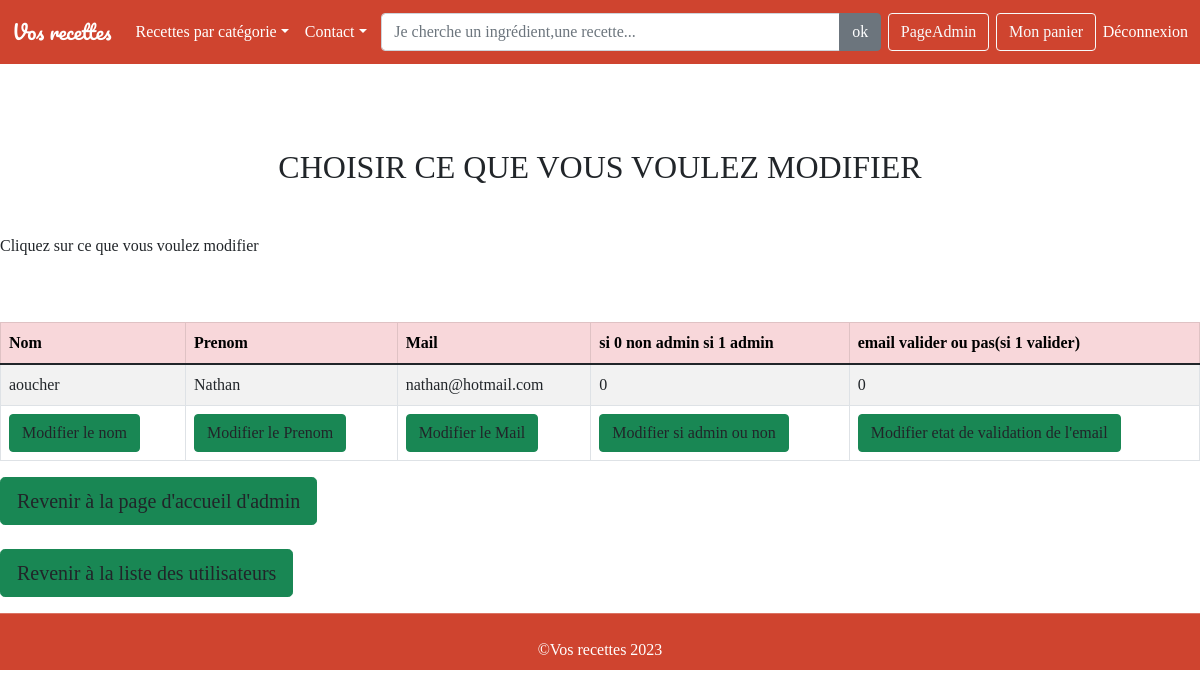
Screenshot of /controllerAdmin/afficherUnUtilisateur/60 (signed in) with the database file from the repository.
### tables this page shows
CREATE TABLE IF NOT EXISTS `utilisateur` (
  `idUtilisateur` int(11) NOT NULL AUTO_INCREMENT,
  `Nom` varchar(100) NOT NULL,
  `Prenom` varchar(100) NOT NULL,
  `Mail` varchar(255) NOT NULL,
  `MotDePasse` varchar(255) NOT NULL,
  `EstSuperAdmin` int(11) DEFAULT NULL,
  `Aleatoire` varchar(20) DEFAULT NULL,
  `Valida` int(1) DEFAULT '0',
  PRIMARY KEY (`idUtilisateur`)
);

### models/modeleAdmin.php (called while the page is built, shortened)
<?php
function modeleAfficherUnUtilisateur($idUtilisateur)
{
    $bddPDO=connexionBDD();
    $requete = "SELECT Nom,Prenom,Mail,EstSuperAdmin,Valida FROM utilisateur WHERE idUtilisateur = $idUtilisateur";
	$result = $bddPDO->query($requete);
    return $result;
}

### views/global/espaceAdmin/afficherUnUtilisateur.php (the view, shortened to what this page needs)
<?php
include('views/communs/menu.php');
$conservationId=$idUtilisateur;
?>
<h2 class="text-uppercase text-center mb-5">Choisir ce que vous voulez modifier</h2>
<p>Cliquez sur ce que vous voulez modifier</p>
<br>
<br>
<table class="table table-striped table-bordered "  >
    <thead class="table-danger">
        <tr>
            <th>Nom </th>
            <th>Prenom </th>
            <th>Mail </th>
            <th>si 0 non admin si 1 admin</th>
            <th>email valider ou pas(si 1 valider)</th>
        </tr>
    </thead>
<?php
$ligne = $resultatAfficherUnUtilisateur->fetchAll(PDO::FETCH_NUM);
echo "<tr>";
foreach($ligne as $valeur)
{
    echo " <td>$valeur[0]</td>";
    echo " <td>$valeur[1]</td>";
    echo " <td>$valeur[2]</td>";
    echo " <td>$valeur[3]</td>";
    echo " <td>$valeur[4]</td>";
?>
<tr>
            <td><button  type="button" class="btn btn-success "><a class="text-dark" href='controllerAdmin/pageModifierNom/<?=$conservationId?>'>Modifier le nom</a></button></td>
            <td><button  type="button" class="btn btn-success"><a class="text-dark" href='controllerAdmin/pageModifierPrenom/<?=$conservationId?>'>Modifier le Prenom</a></button></td>
            <td><button  type="button" class="btn btn-success"><a class="text-dark" href='controllerAdmin/pageModifierMail/<?=$conservationId?>'>Modifier le Mail </a></button></td>
            <td><button  type="button" class="btn btn-success"><a class="text-dark" href='controllerAdmin/pageModifierAdmin/<?=$conservationId?>'>Modifier si admin ou non</a></button></td>
            <td><button  type="button" class="btn btn-success"><a class="text-dark" href='controllerAdmin/pageModifierValidation/<?=$conservationId?>'>Modifier etat de validation de l'email</a></button></td>
        </tr>
<?php
}
echo "</table></center>";
?>
<div> <a href='controllerEspaceMembre/pageAdmin' class=" justify-content-center btn btn-success btn-block btn-lg gradient-custom-4 text-body">Revenir à la page d'accueil d'admin</a>
</div>
<br>
<div> <a href='controllerAdmin/afficherTousLesUtilisateurs' class=" justify-content-center btn btn-success btn-block btn-lg gradient-custom-4 text-body">Revenir à la liste des utilisateurs</a>
</div>
<?php
require('views/communs/footer.php');
?>

### assets/css/main.css (style rules this page uses)
* { margin:0; padding:0; }
body { font-family:Georgia, 'Times New Roman', Times, serif; margin-bottom: -15px; }
a:link { text-decoration:none; }

### rows the page displays
utilisateur: Nom "aoucher", Prenom "Nathan", Mail "nathan@hotmail.com", EstSuperAdmin "0", Valida "0"
